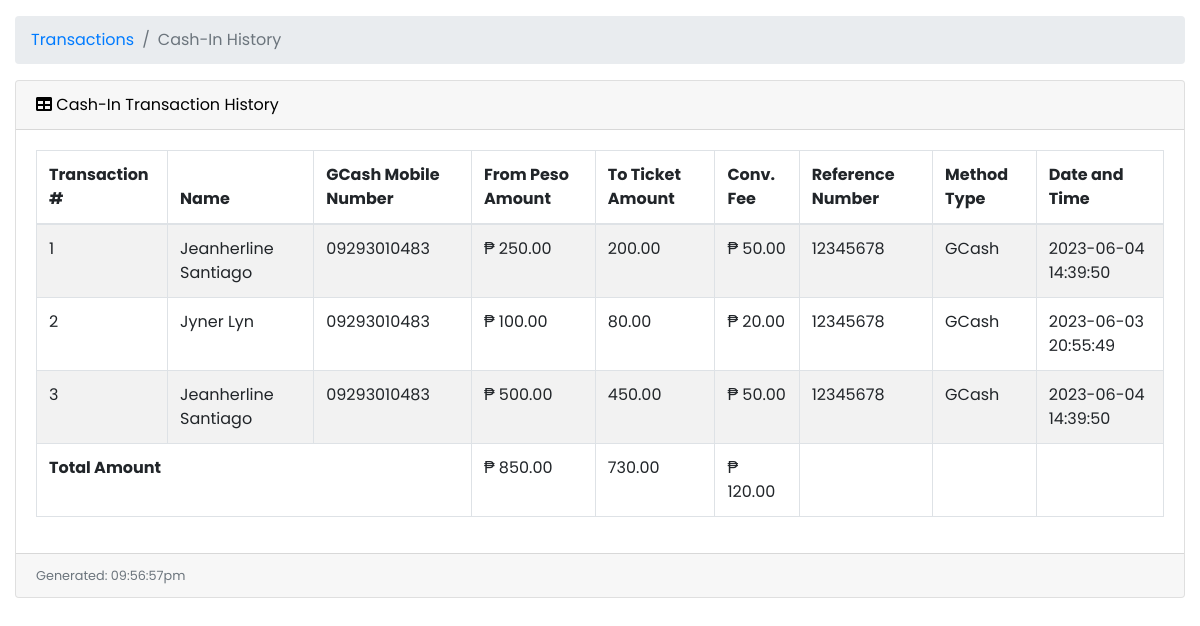
The app's page /user/cash-in-history.php (signed in), older data.
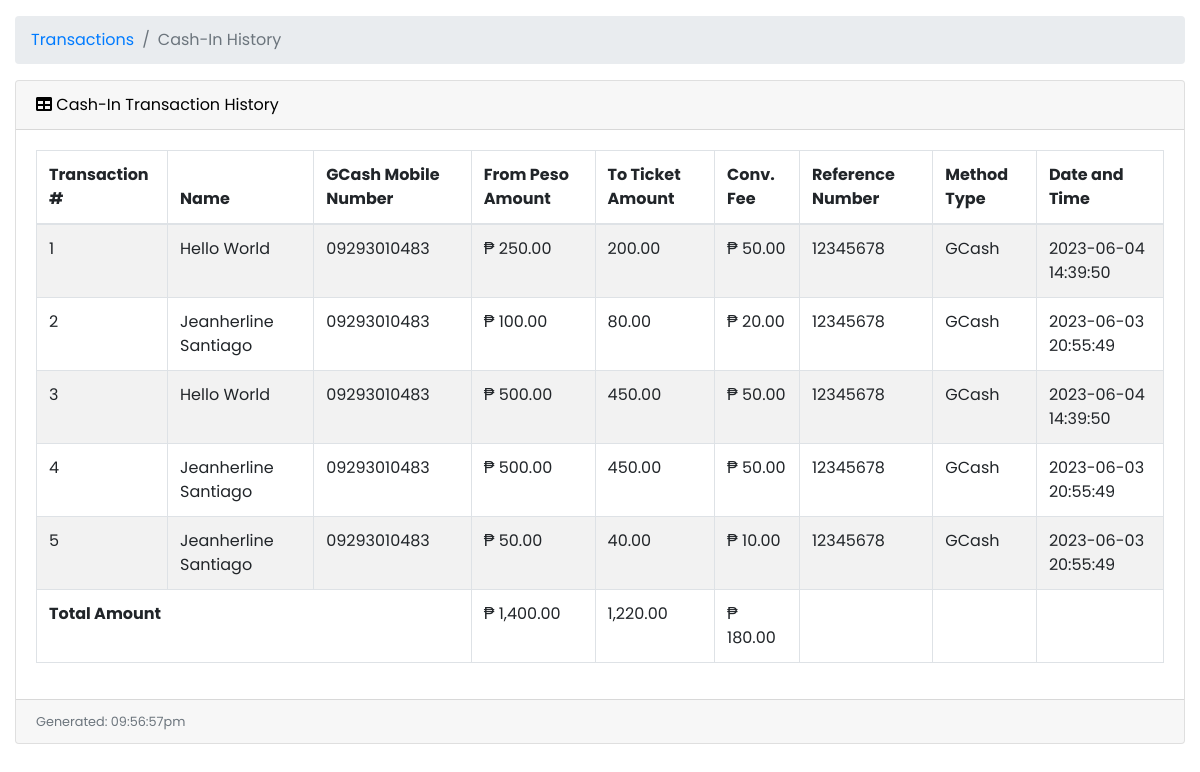
The same page, newer data.
### tables this page shows
CREATE TABLE `cico` (
  `cico_id` int(11) NOT NULL,
  `user_id` int(11) NOT NULL,
  `trans_type` varchar(15) NOT NULL,
  `gcash_mobile_number` varchar(20) NOT NULL,
  `peso_amount` decimal(10,2) NOT NULL,
  `ticket_amount` int(11) NOT NULL,
  `processing_fee` decimal(10,2) NOT NULL,
  `convenience_fee` decimal(10,2) NOT NULL,
  `reference_number` varchar(20) NOT NULL,
  `method_type` varchar(20) NOT NULL,
  `trans_stat` varchar(10) NOT NULL,
  `created_at` timestamp NOT NULL DEFAULT current_timestamp(),
  `updated_at` timestamp NOT NULL DEFAULT current_timestamp() ON UPDATE current_timestamp()
);

CREATE TABLE `user_profile` (
  `user_id` int(11) NOT NULL,
  `profile_photo` varchar(255) DEFAULT NULL,
  `first_name` varchar(30) NOT NULL,
  `middle_name` varchar(30) NOT NULL,
  `last_name` varchar(30) NOT NULL,
  `city_id` int(11) NOT NULL,
  `nationality` varchar(30) NOT NULL,
  `gender` varchar(10) NOT NULL,
  `birthdate` date NOT NULL,
  `email` varchar(50) NOT NULL,
  `password` varchar(255) NOT NULL,
  `ticket_balance` varchar(255) DEFAULT NULL,
  `role` varchar(255) NOT NULL,
  `is_vaxxed` tinyint(1) NOT NULL DEFAULT 0,
  `vax_card` varchar(255) DEFAULT NULL,
  `is_agree` tinyint(1) NOT NULL DEFAULT 1,
  `created_at` timestamp NOT NULL DEFAULT current_timestamp(),
  `updated_at` timestamp NOT NULL DEFAULT current_timestamp() ON UPDATE current_timestamp()
);

### user/cash-in-history.php (the view, shortened to what the changed rows need)
<?php
include('../db.php');
?>
<!DOCTYPE html>
<html lang="en">
<head>
    <link href="vendor/fontawesome-free/css/all.min.css" rel="stylesheet" type="text/css">
    <link href="vendor/datatables/dataTables.bootstrap4.css" rel="stylesheet">
    <link href="vendor/css/sb-admin.css" rel="stylesheet">
</head>
<body id="page-top">
    <div id="wrapper">
        <div id="content-wrapper">
            <div class="container-fluid">
                <?php
                if ($_SESSION['role'] == "City Admin") {
                ?>
                    <div class="card mb-3">
                        <div class="card-header">
                            <i class="fas fa-table"></i>
                            Cash-In Transaction History
                        </div>
                        <div class="card-body">
                            <div class="table-responsive">
                                <table class="table table-bordered table-striped table-hover" id="dataTable" width="100%" cellspacing="0">
                                    <thead>
                                        <tr>
                                            <th>Transaction #</th>
                                            <th>Name</th>
                                            <th>GCash Mobile Number</th>
                                            <th>From Peso Amount</th>
                                            <th>To Ticket Amount</th>
                                            <th>Conv. Fee</th>
                                            <th>Reference Number</th>
                                            <th>Method Type</th>
                                            <th>Date and Time</th>
                                        </tr>
                                    </thead>
                                    <tbody>
                                        <?php
                                        $query = "SELECT cico.*, user_profile.*
                                                FROM cico
                                                INNER JOIN user_profile ON cico.user_id = user_profile.user_id
                                                WHERE cico.peso_amount > 0
                                                AND cico.trans_type = 'cash-in'
                                                AND cico.trans_stat = 'Successful'
                                                ORDER BY cico.created_at ASC";
                                        $stmt = $db->prepare($query);
                                        $stmt->execute();
                                        $result = $stmt->get_result();
                                        $totalPesoAmount = 0;
                                        $totalTicketAmount = 0;
                                        $totalConvenienceFee = 0;
                                        $count = 1;
                                        while ($row = $result->fetch_assoc()) {
                                            echo "<tr>";
                                            echo "<td>" . $count . "</td>";
                                            echo "<td>" . $row['first_name'] . " " . $row['last_name'] . "</td>";
                                            echo "<td>" . $row['gcash_mobile_number'] . "</td>";
                                            echo "<td>₱ " . number_format($row['peso_amount'], 2) . "</td>";
                                            echo "<td>" . number_format($row['ticket_amount'], 2) . "</td>";
                                            echo "<td>₱ " . number_format($row['convenience_fee'], 2) . "</td>";
                                            echo "<td>" . $row['reference_number'] . "</td>";
                                            echo "<td>" . $row['method_type'] . "</td>";
                                            echo "<td>" . $row['created_at'] . "</td>";
                                            echo "</tr>";
                                            $totalPesoAmount += $row['peso_amount'];
                                            $totalTicketAmount += $row['ticket_amount'];
                                            $totalConvenienceFee += $row['convenience_fee'];
                                            $count++;
                                        }
                                        ?>
                                    </tbody>
                                    <tfoot>
                                        <tr>
                                            <td colspan="3"><b>Total Amount</b></td>
                                            <td colspan="1"><?php echo "₱" . " " . number_format($totalPesoAmount, 2); ?></td>
                                            <td colspan="1"><?php echo number_format($totalTicketAmount, 2); ?></td>
                                            <td><?php echo "₱" . " " . number_format($totalConvenienceFee, 2); ?></td>
                                            <td></td>
                                            <td></td>
                                            <td></td>
                                        </tr>
                                    </tfoot>
                                </table>
                            </div>
                        </div>
                        <div class="card-footer small text-muted">
                            <?php
                            echo "Generated: " . date("h:i:sa");
                            ?>
                        </div>
                    </div>
        <?php
                }
        ?>
        </div>
    </div>
</body>
</html>

Row changes from the older to the newer data that the page shows:
changed through a linked row, cico (number 1 of 5 on the later page): user.first_name "Jeanherline" → "Hello"; user.last_name "Santiago" → "World"
changed through a linked row, cico (number 2 of 5 on the later page): user.first_name "Jyner" → "Jeanherline"; user.last_name "Lyn" → "Santiago"
changed through a linked row, cico (number 3 of 5 on the later page): user.first_name "Jeanherline" → "Hello"; user.last_name "Santiago" → "World"
added cico: user.first_name "Jeanherline", user.last_name "Santiago", gcash_mobile_number "09293010483", peso_amount "500.00", ticket_amount "450.00", convenience_fee "50.00", reference_number "12345678", method_type "GCash", user.created_at "2023-06-03 20:55:49"
added cico: user.first_name "Jeanherline", user.last_name "Santiago", gcash_mobile_number "09293010483", peso_amount "50.00", ticket_amount "40.00", convenience_fee "10.00", reference_number "12345678", method_type "GCash", user.created_at "2023-06-03 20:55:49"
Text that changed along with them:
$totalPesoAmount: "850.00" → "1,400.00"
$totalTicketAmount: "730.00" → "1,220.00"
$totalConvenienceFee: "120.00" → "180.00"
